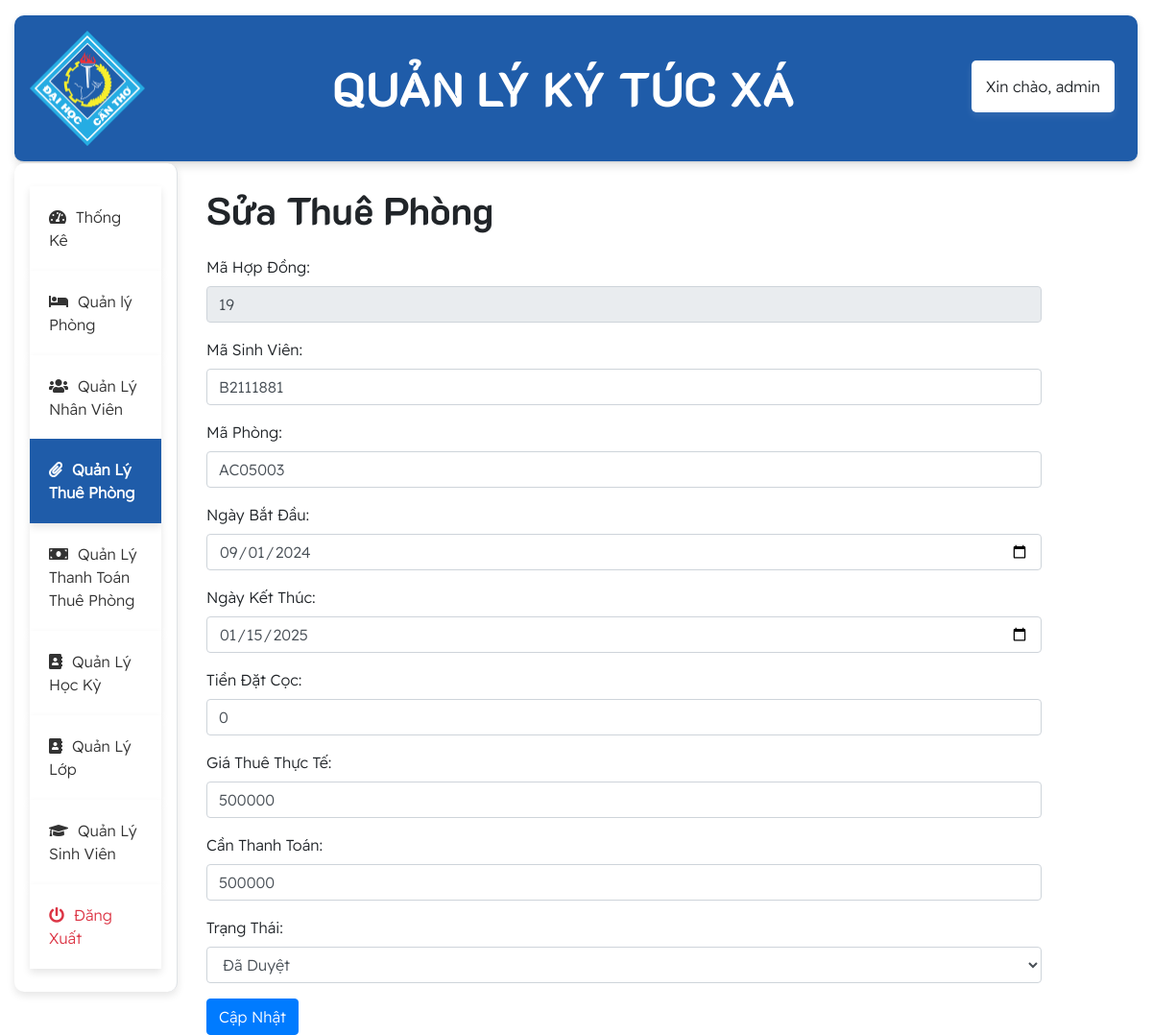
The app's page /thuephong/edit/19 (signed in) with its own data.
### tables this page shows
CREATE TABLE `thuephong` (
  `ma_hop_dong` int NOT NULL AUTO_INCREMENT,
  `ma_sinh_vien` varchar(10) DEFAULT NULL,
  `ma_phong` varchar(7) DEFAULT NULL,
  `bat_dau` date DEFAULT NULL,
  `ket_thuc` date DEFAULT NULL,
  `tien_dat_coc` decimal(10,2) DEFAULT NULL,
  `gia_thue_thuc_te` decimal(10,2) DEFAULT NULL,
  `ma_hoc_ky` varchar(10) DEFAULT NULL,
  `can_thanh_toan` decimal(10,2) NOT NULL DEFAULT '0.00',
  `trang_thai` varchar(20) DEFAULT 'choxetduyet',
  PRIMARY KEY (`ma_hop_dong`),
  KEY `ma_sinh_vien` (`ma_sinh_vien`),
  KEY `ma_phong` (`ma_phong`),
  KEY `ma_hoc_ky` (`ma_hoc_ky`),
  CONSTRAINT `thuephong_ibfk_1` FOREIGN KEY (`ma_sinh_vien`) REFERENCES `sinhvien` (`ma_sinh_vien`),
  CONSTRAINT `thuephong_ibfk_2` FOREIGN KEY (`ma_phong`) REFERENCES `phong` (`ma_phong`),
  CONSTRAINT `thuephong_ibfk_3` FOREIGN KEY (`ma_hoc_ky`) REFERENCES `hoc_ky` (`ma_hoc_ky`)
);

### app/controllers/ThuePhongController.php (called while the page is built, shortened)
<?php
class ThuePhongController
{
    private $thuePhongModel;
    public function __construct($pdo)
    {
        $this->thuePhongModel = new ThuePhong($pdo);
    }
    public function edit($id)
    {
        $thuePhong = $this->thuePhongModel->find($id);
        include '../app/views/thuephong/edit.php';
    }
}

### app/models/ThuePhong.php (called while the page is built, shortened)
<?php
class ThuePhong
{
    public ?PDO $db;
    public function __construct(?PDO $pdo)
    {
        $this->db = $pdo;
    }
    public function find(int $ma_hop_dong): ?ThuePhong
    {
        $statement = $this->db->prepare('SELECT * FROM ThuePhong WHERE ma_hop_dong = :ma_hop_dong');
        $statement->execute(['ma_hop_dong' => $ma_hop_dong]);
        if ($row = $statement->fetch()) {
            return $this->fillFromDB($row);
        }
        return null;
    }
    protected function fillFromDB(array $row): ThuePhong
    {
        return $this;
    }
}

### app/views/thuephong/edit.php (the view, shortened to what this page needs)
<!DOCTYPE html>
<html lang="en">
<head>
    <link href="https://stackpath.bootstrapcdn.com/bootstrap/4.5.2/css/bootstrap.min.css" rel="stylesheet">
    <link rel="stylesheet" href="https://cdnjs.cloudflare.com/ajax/libs/font-awesome/5.15.4/css/all.min.css">
    <link rel="stylesheet" type="text/css" href="../../style.css">
</head>
<body>
    <div class="container-fluid mt-3">
        <div class="row">
            <div class="col-md-12">
                <?php include '../app/views/header.php'; ?>
            </div>
        </div>
        <div class="row">
            <div class="col-md-2">
                <?php include '../app/views/nav.php'; ?>
            </div>
            <div class="col-md-9">
                <div class="content mt-4">
                    <h1 class="mb-4">Sửa Thuê Phòng</h1>
                    <form method="POST">
                        <div class="form-group">
                            <label>Mã Hợp Đồng:</label>
                            <input type="text" name="ma_hop_dong" class="form-control"
                                value="<?= htmlspecialchars($thuePhong->ma_hop_dong) ?>" readonly>
                        </div>
                        <div class="form-group">
                            <label>Mã Sinh Viên:</label>
                            <input type="text" name="ma_sinh_vien" class="form-control"
                                value="<?= htmlspecialchars($thuePhong->ma_sinh_vien) ?>" required>
                        </div>
                        <div class="form-group">
                            <label>Mã Phòng:</label>
                            <input type="text" name="ma_phong" class="form-control"
                                value="<?= htmlspecialchars($thuePhong->ma_phong) ?>" required>
                        </div>
                        <div class="form-group">
                            <label>Ngày Bắt Đầu:</label>
                            <input type="date" name="bat_dau" class="form-control"
                                value="<?= htmlspecialchars($thuePhong->bat_dau) ?>" required>
                        </div>
                        <div class="form-group">
                            <label>Ngày Kết Thúc:</label>
                            <input type="date" name="ket_thuc" class="form-control"
                                value="<?= htmlspecialchars($thuePhong->ket_thuc) ?>" required>
                        </div>
                        <div class="form-group">
                            <label>Tiền Đặt Cọc:</label>
                            <input type="number" name="tien_dat_coc" class="form-control"
                                value="<?= htmlspecialchars($thuePhong->tien_dat_coc) ?>" required>
                        </div>
                        <div class="form-group">
                            <label>Giá Thuê Thực Tế:</label>
                            <input type="number" name="gia_thue_thuc_te" class="form-control"
                                value="<?= htmlspecialchars($thuePhong->gia_thue_thuc_te) ?>" required>
                        </div>
                        <div class="form-group">
                            <label>Cần Thanh Toán:</label>
                            <input type="number" name="can_thanh_toan" class="form-control"
                                value="<?= htmlspecialchars($thuePhong->can_thanh_toan) ?>" required>
                        </div>
                        <div class="form-group">
                            <label>Trạng Thái:</label>
                            <select name="trang_thai" class="form-control" required>
                                <option value="daduyet" <?= $thuePhong->trang_thai === 'daduyet' ? 'selected' : '' ?>>Đã
                                    Duyệt</option>
                            </select>
                        </div>
                        <button type="submit" class="btn btn-primary">Cập Nhật</button>
                    </form>
                </div>
            </div>
        </div>
    </div>
</body>
</html>

### public/style.css (style rules this page uses)
:root { --main-bg-color: #009d63; --main-text-color: #009d63; --second-text-color: #bbbec5; --second-bg-color: #c1efde; }
h1 { font-family: 'CustomFont', sans-serif; }
body { font-family: 'CustomFont1', sans-serif; }

### records on screen
thuephong: ma_hop_dong "19", ma_sinh_vien "B2111881", ma_phong "AC05003", bat_dau "09/01/2024", ket_thuc "01/15/2025", tien_dat_coc "0", gia_thue_thuc_te "500000", can_thanh_toan "500000", trang_thai "Đã Duyệt"

### other values on screen
$_SESSION['ho_ten'] "admin"
